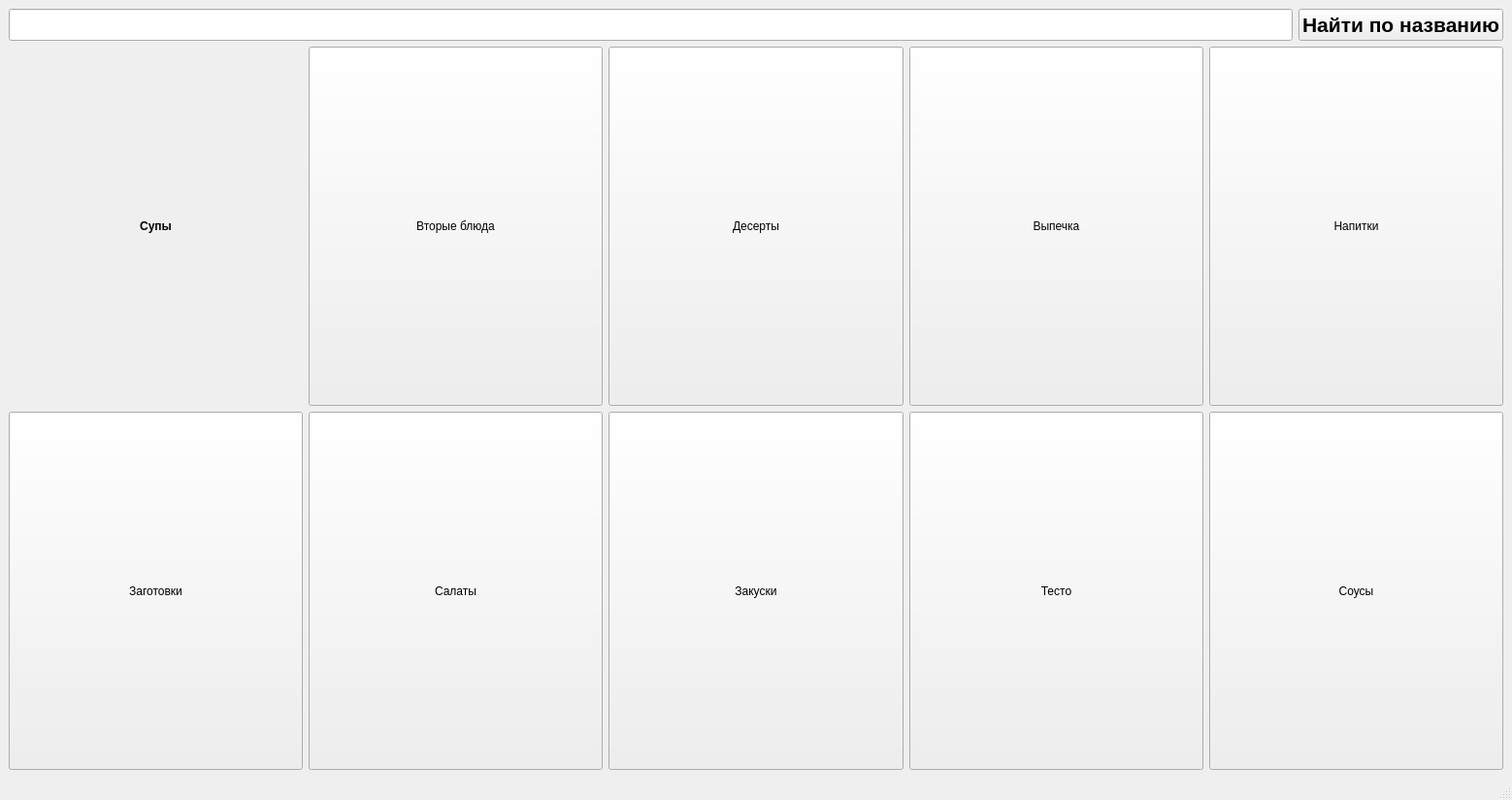
<?xml version="1.0" encoding="UTF-8"?>
<ui version="4.0">
 <class>ReciPy</class>
 <widget class="QMainWindow" name="ReciPy">
  <property name="geometry">
   <rect>
    <x>0</x>
    <y>0</y>
    <width>1558</width>
    <height>824</height>
   </rect>
  </property>
  <property name="windowTitle">
   <string>ReciPy</string>
  </property>
  <property name="windowIcon">
   <iconset>
    <normaloff>../картинки/icon.png</normaloff>../картинки/icon.png</iconset>
  </property>
  <property name="styleSheet">
   <string notr="true">color:black;
font-weight: bold;
font-size: 32pt;
font-family: &quot;Comic Sans MS&quot;, cursive, sans-serif;
QPushButton {
    border-style: solid;
    border-width: 0 0 2px 0; /* только нижняя граница 2px */
    border-color: transparent transparent white transparent;
}</string>
  </property>
  <widget class="QWidget" name="centralwidget">
   <property name="styleSheet">
    <string notr="true"/>
   </property>
   <layout class="QHBoxLayout" name="horizontalLayout_4">
    <item>
     <layout class="QVBoxLayout" name="verticalLayout_2">
      <item>
       <layout class="QHBoxLayout" name="horizontalLayout_3">
        <item>
         <widget class="QLineEdit" name="name">
          <property name="styleSheet">
           <string notr="true">color:rgb(0, 0, 0);
font-weight: bold;
font-size: 16pt;
font-family: &quot;Comic Sans MS&quot;, cursive, sans-serif;</string>
          </property>
         </widget>
        </item>
        <item>
         <widget class="QPushButton" name="found">
          <property name="styleSheet">
           <string notr="true">color:rgb(0, 0, 0);
font-weight: bold;
font-size: 16pt;
font-family: &quot;Comic Sans MS&quot;, cursive, sans-serif;</string>
          </property>
          <property name="text">
           <string>Найти по названию</string>
          </property>
         </widget>
        </item>
       </layout>
      </item>
      <item>
       <layout class="QVBoxLayout" name="verticalLayout">
        <item>
         <layout class="QHBoxLayout" name="horizontalLayout">
          <item>
           <widget class="QPushButton" name="supi">
            <property name="enabled">
             <bool>true</bool>
            </property>
            <property name="sizePolicy">
             <sizepolicy hsizetype="Expanding" vsizetype="Expanding">
              <horstretch>0</horstretch>
              <verstretch>0</verstretch>
             </sizepolicy>
            </property>
            <property name="autoFillBackground">
             <bool>false</bool>
            </property>
            <property name="styleSheet">
             <string notr="true">QPushButton {
    color: black;
    background-color: transparent;
    border: none;
    padding: 4px 10px;
    font-weight: bold;
}

QPushButton::text {
    background-color: white;
    padding: 0 6px;
    border-radius: 4px;
}
</string>
            </property>
            <property name="text">
             <string>Супы</string>
            </property>
           </widget>
          </item>
          <item>
           <widget class="QPushButton" name="vtoroe">
            <property name="enabled">
             <bool>true</bool>
            </property>
            <property name="sizePolicy">
             <sizepolicy hsizetype="Expanding" vsizetype="Expanding">
              <horstretch>0</horstretch>
              <verstretch>0</verstretch>
             </sizepolicy>
            </property>
            <property name="autoFillBackground">
             <bool>false</bool>
            </property>
            <property name="styleSheet">
             <string notr="true">background-image: url(images/vtoroe.png);
background-repeat: no-repeat;
background-position: center;
background-origin: content;
background-clip: padding;</string>
            </property>
            <property name="text">
             <string>Вторые блюда</string>
            </property>
           </widget>
          </item>
          <item>
           <widget class="QPushButton" name="deserti">
            <property name="enabled">
             <bool>true</bool>
            </property>
            <property name="sizePolicy">
             <sizepolicy hsizetype="Expanding" vsizetype="Expanding">
              <horstretch>0</horstretch>
              <verstretch>0</verstretch>
             </sizepolicy>
            </property>
            <property name="styleSheet">
             <string notr="true">background-image: url(images/desert.png);
background-repeat: no-repeat;
background-position: center;
background-origin: content;
background-clip: padding;</string>
            </property>
            <property name="text">
             <string>Десерты</string>
            </property>
           </widget>
          </item>
          <item>
           <widget class="QPushButton" name="vipechka">
            <property name="enabled">
             <bool>true</bool>
            </property>
            <property name="sizePolicy">
             <sizepolicy hsizetype="Expanding" vsizetype="Expanding">
              <horstretch>0</horstretch>
              <verstretch>0</verstretch>
             </sizepolicy>
            </property>
            <property name="styleSheet">
             <string notr="true">background-image: url(images/vipechka.png);
background-repeat: no-repeat;
background-position: center;
background-origin: content;
background-clip: padding;</string>
            </property>
            <property name="text">
             <string>Выпечка</string>
            </property>
           </widget>
          </item>
          <item>
           <widget class="QPushButton" name="napitki">
            <property name="enabled">
             <bool>true</bool>
            </property>
            <property name="sizePolicy">
             <sizepolicy hsizetype="Expanding" vsizetype="Expanding">
              <horstretch>0</horstretch>
              <verstretch>0</verstretch>
             </sizepolicy>
            </property>
            <property name="styleSheet">
             <string notr="true">background-image: url(images/napitok.png);
background-repeat: no-repeat;
background-position: center;
background-origin: content;
background-clip: padding;</string>
            </property>
            <property name="text">
             <string>Напитки</string>
            </property>
           </widget>
          </item>
         </layout>
        </item>
        <item>
         <layout class="QHBoxLayout" name="horizontalLayout_2">
          <item>
           <widget class="QPushButton" name="zagotovki">
            <property name="enabled">
             <bool>true</bool>
            </property>
            <property name="sizePolicy">
             <sizepolicy hsizetype="Expanding" vsizetype="Expanding">
              <horstretch>0</horstretch>
              <verstretch>0</verstretch>
             </sizepolicy>
            </property>
            <property name="styleSheet">
             <string notr="true">background-image: url(images/zagotovki.png);
background-repeat: no-repeat;
background-position: center;
background-origin: content;
background-clip: padding;</string>
            </property>
            <property name="text">
             <string>Заготовки</string>
            </property>
           </widget>
          </item>
          <item>
           <widget class="QPushButton" name="salat">
            <property name="enabled">
             <bool>true</bool>
            </property>
            <property name="sizePolicy">
             <sizepolicy hsizetype="Expanding" vsizetype="Expanding">
              <horstretch>0</horstretch>
              <verstretch>0</verstretch>
             </sizepolicy>
            </property>
            <property name="styleSheet">
             <string notr="true">background-image: url(images/salad.png);
background-repeat: no-repeat;
background-position: center;
background-origin: content;
background-clip: padding;</string>
            </property>
            <property name="text">
             <string>Салаты</string>
            </property>
           </widget>
          </item>
          <item>
           <widget class="QPushButton" name="zakuski">
            <property name="enabled">
             <bool>true</bool>
            </property>
            <property name="sizePolicy">
             <sizepolicy hsizetype="Expanding" vsizetype="Expanding">
              <horstretch>0</horstretch>
              <verstretch>0</verstretch>
             </sizepolicy>
            </property>
            <property name="styleSheet">
             <string notr="true">background-image: url(images/zakuski.png);
background-repeat: no-repeat;
background-position: center;
background-origin: content;
background-clip: padding;</string>
            </property>
            <property name="text">
             <string>Закуски</string>
            </property>
           </widget>
          </item>
          <item>
           <widget class="QPushButton" name="testo">
            <property name="enabled">
             <bool>true</bool>
            </property>
            <property name="sizePolicy">
             <sizepolicy hsizetype="Expanding" vsizetype="Expanding">
              <horstretch>0</horstretch>
              <verstretch>0</verstretch>
             </sizepolicy>
            </property>
            <property name="styleSheet">
             <string notr="true">background-image: url(images/testo.png);
background-repeat: no-repeat;
background-position: center;
background-origin: content;
background-clip: padding;</string>
            </property>
            <property name="text">
             <string>Тесто</string>
            </property>
           </widget>
          </item>
          <item>
           <widget class="QPushButton" name="sousi">
            <property name="enabled">
             <bool>true</bool>
            </property>
            <property name="sizePolicy">
             <sizepolicy hsizetype="Expanding" vsizetype="Expanding">
              <horstretch>0</horstretch>
              <verstretch>0</verstretch>
             </sizepolicy>
            </property>
            <property name="styleSheet">
             <string notr="true">background-image: url(images/sousi.png);
background-repeat: no-repeat;
background-position: center;
background-origin: content;
background-clip: padding;</string>
            </property>
            <property name="text">
             <string>Соусы</string>
            </property>
           </widget>
          </item>
         </layout>
        </item>
       </layout>
      </item>
     </layout>
    </item>
   </layout>
  </widget>
  <widget class="QMenuBar" name="menubar">
   <property name="geometry">
    <rect>
     <x>0</x>
     <y>0</y>
     <width>1558</width>
     <height>66</height>
    </rect>
   </property>
  </widget>
  <widget class="QStatusBar" name="statusbar"/>
 </widget>
 <resources/>
 <connections/>
</ui>
